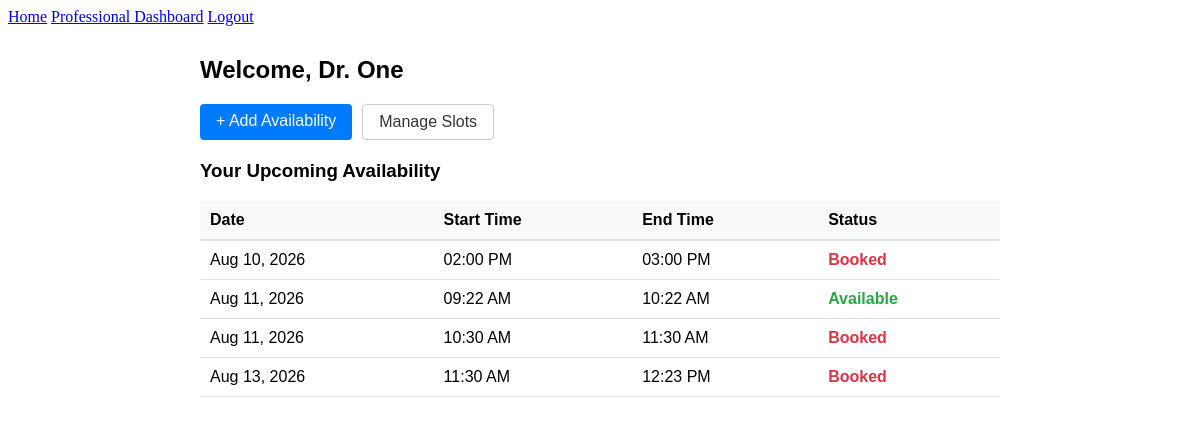
Before: /professional/dashboard (signed in) with the older database file.
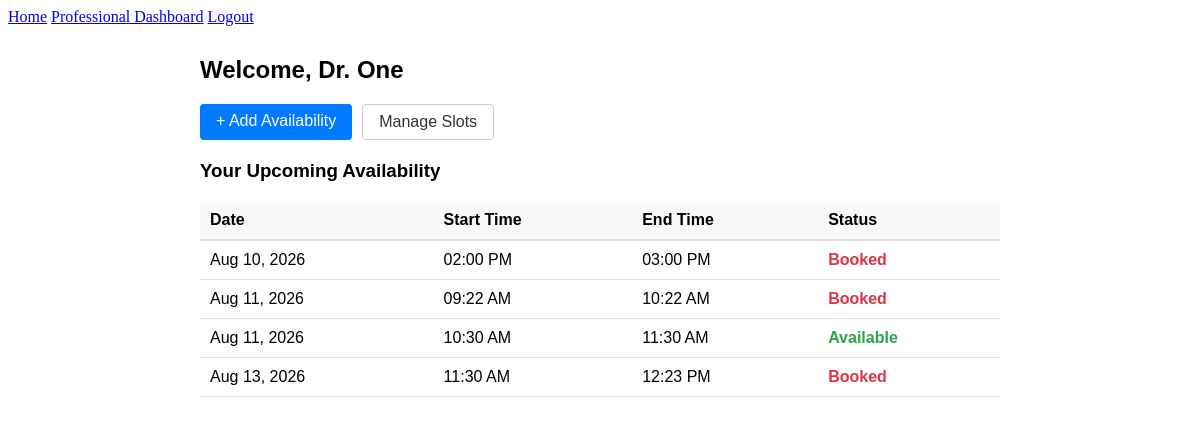
After: the same page with the newer database file.
### bp_app/models.py (models this page shows, shortened)
class Availability(db.Model):
    __tablename__ = "availability"
    id = db.Column(db.Integer, primary_key = True)
    start_time = db.Column(db.DateTime, nullable = False)
    end_time = db.Column(db.DateTime, nullable = False)
    is_booked = db.Column(db.Boolean, nullable = False, default = False)
    professional_id = db.Column(
        db.Integer,
        db.ForeignKey("professional.id"),
        nullable = False
    )
    professional = db.relationship(
        "Professional",
        back_populates = "availabilities"
    )
    appointment = db.relationship("Appointment", back_populates="availability", uselist=False)

### bp_app/professional_routes.py (the view)
@professional.route("/professional/dashboard")
@login_required
def dashboard():
    if not isinstance(current_user, Professional):
        flash("This page is for professionals only.","error")
        return redirect(url_for("main.home"))
    slots = (
        Availability.query
        .filter_by(professional_id=current_user.id)
        .order_by(Availability.start_time.asc())
        .all()
    )
    return render_template("professional/dashboard.html",slots=slots)

### bp_app/app.py (called while the page is built)
@login_manager.user_loader
def load_user(user_id):
    try:
        user_type, record_id = user_id.split(":", 1)
        model = {"Patient": Patient, "Professional": Professional}.get(user_type)
        return db.session.get(model, int(record_id)) if model else None
    except (AttributeError, TypeError, ValueError):
        return None

### bp_app/templates/professional/dashboard.html
{% extends "base.html" %}
{% block content %}
<div style="max-width: 800px; margin: 30px auto; font-family: sans-serif;">
    <h2>Welcome, Dr. {{ current_user.lastname }}</h2>
    <div style="display: flex; gap: 10px; margin-bottom: 20px;">
        <a href="{{ url_for('professional.add_availability') }}" style="text-decoration: none; padding: 8px 16px; background-color: #007bff; color: white; border-radius: 4px;">
            + Add Availability
        </a>
        <a href="{{ url_for('professional.manage_availability') }}" style="text-decoration: none; padding: 8px 16px; border: 1px solid #ccc; color: #333; border-radius: 4px;">
            Manage Slots
        </a>
    </div>
    <h3>Your Upcoming Availability</h3>
    {% if slots %}
        <table style="width: 100%; border-collapse: collapse; margin-top: 10px;">
            <thead>
                <tr style="background-color: #f8f9fa; border-bottom: 2px solid #dee2e6; text-align: left;">
                    <th style="padding: 10px;">Date</th>
                    <th style="padding: 10px;">Start Time</th>
                    <th style="padding: 10px;">End Time</th>
                    <th style="padding: 10px;">Status</th>
                </tr>
            </thead>
            <tbody>
                {% for slot in slots %}
                    <tr style="border-bottom: 1px solid #dee2e6;">
                        <td style="padding: 10px;">{{ slot.start_time.strftime('%b %d, %Y') }}</td>
                        <td style="padding: 10px;">{{ slot.start_time.strftime('%I:%M %p') }}</td>
                        <td style="padding: 10px;">{{ slot.end_time.strftime('%I:%M %p') }}</td>
                        <td style="padding: 10px;">
                            {% if slot.appointment %}
                                <span style="color: #dc3545; font-weight: bold;">Booked</span>
                            {% else %}
                                <span style="color: #28a745; font-weight: bold;">Available</span>
                            {% endif %}
                        </td>
                    </tr>
                {% endfor %}
            </tbody>
        </table>
    {% else %}
        <p style="color: #6c757d; margin-top: 15px;">
            You have no availability slots created yet. Click "+ Add Availability" to get started.
        </p>
    {% endif %}
</div>
{% endblock %}

Changed rows visible on the page:
changed Availability "09:22 AM": text "Available" → "Booked"
changed Availability "10:30 AM": text "Booked" → "Available"
